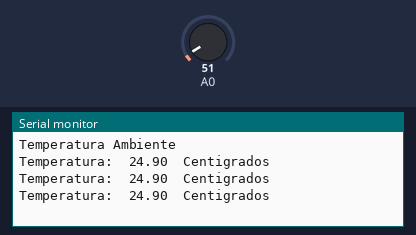
Recording of a sketch running on a simulated Arduino Uno, built with avr-gcc and run on an emulated ATmega328P. On the bench: the last lines printed to the serial monitor. The inputs (shaded band) are chosen by the test bench; at power-on: A0 = 51.

Above: at 1.4 s.
1.5 s: A0 set to 61
At 2.3 s:
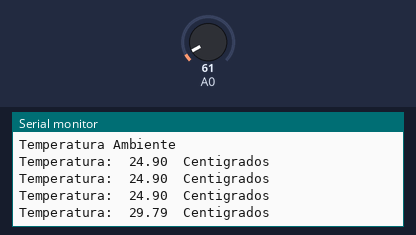
3.0 s: A0 set to 71
At 3.5 s:
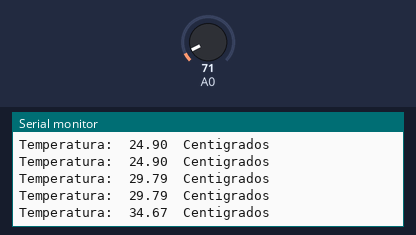
Timing chart, 0 to 6.0 s (numbered marks = the images above; inputs shaded):
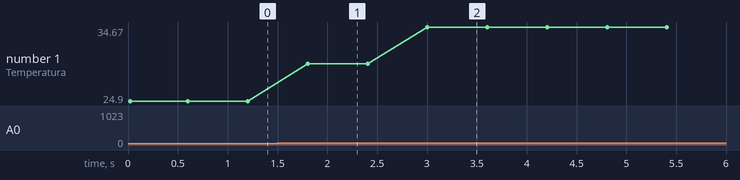

Measured:
- after the input at 1.5 s, the serial monitor: prints a new line after 0.30 s (image 1)
- after the input at 3.0 s, the serial monitor: prints a new line at once (image 2)
- plotted number 1: 24.9 → 29.79 after the input at 1.5 s, 29.79 → 34.67 after the input at 3.0 s

The sketch:

SENSOR_TEMPERATURA_LM35.ino
```cpp
//Sensor de temperatura LM35 sin datos promediados
//Las lecturas relizadas oscilan demasiado
uint16_t valor_adc;
static const int Vcc=5;
float V,Temp;
void setup() {
  Serial.begin(9600);
  Serial.println("Temperatura Ambiente");
}

void loop() {
  valor_adc = analogRead(A0);
  V = (valor_adc*Vcc)/(1024.0);
  Temp = V*100.0;
  if(Temp != 0){
    Serial.print("Temperatura:");
    Serial.print("\t");
    Serial.print(Temp);
    Serial.print("\t");
    Serial.println("Centigrados");
    delay(600);
  }

}
```
